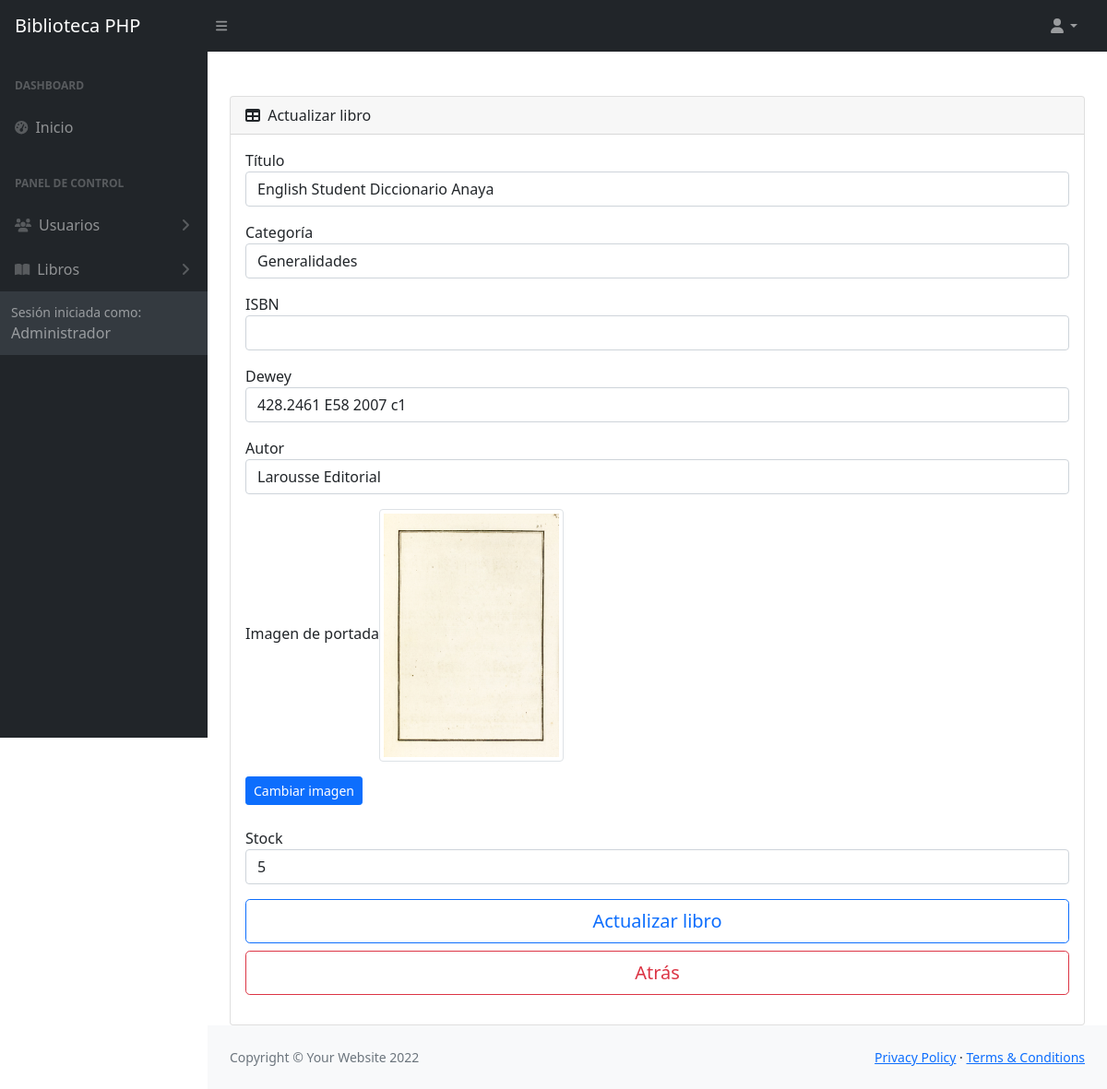
/biblioteca-src/admin/actualizar_libro.php?id_libro=1, run on the app's committed database.
### tables this page shows
CREATE TABLE `libro` (
  `id_libro` int NOT NULL,
  `titulo_libro` varchar(100) DEFAULT NULL,
  `autor_libro` varchar(45) DEFAULT NULL,
  `estado` varchar(10) DEFAULT NULL,
  `isbn` varchar(45) DEFAULT NULL,
  `dewey` varchar(45) DEFAULT NULL,
  `foto_portada` varchar(45) DEFAULT NULL,
  `stock` int DEFAULT NULL
);

### biblioteca-src/includes/functions.php (called while the page is built, shortened)
<?php
function buscar_libro_by_id($id_libro){
    include 'db.php';
    $sql_query = "SELECT * FROM libro WHERE id_libro = ?;";
    $stmt = $conn->prepare($sql_query);
    $stmt->bind_param('i', $id_libro);
    $stmt->execute();
    $result = $stmt->get_result();
    $row = $result->fetch_row();
    return $row;
}
function listar_categorias(){
    include 'db.php';
    $sql_query = "SELECT * FROM categoria;";
    $stmt = $conn->prepare($sql_query);
    $stmt->execute();
    $result = $stmt->get_result();
    $row = $result->fetch_all();
    return $row;
}

### biblioteca-src/admin/actualizar_libro.php (the view, shortened to what this page needs)
<?php
if ($_SERVER['REQUEST_METHOD'] === 'GET'){
    if (!isset($_GET['id_libro'])){
        echo "Debe seleccionar el libro";
    }
    else {
        include '../includes/functions.php';
        $categorias = listar_categorias();
        $id_libro = $_GET['id_libro'];
        $libro = buscar_libro_by_id($id_libro);
        $categoria_libro = obtener_categoria_libro($id_libro);
        include 'partes/head.php';
        echo '
<body class="sb-nav-fixed">';
        include('partes/nav.php');
        include('partes/sidebar.php');
        echo '
    <div id="layoutSidenav_content">
        <main>
            <div class="container-fluid px-4">
                <div class="card mt-4">
                    <div class="card-header">
                        <i class="fas fa-table me-1"></i>
                        Actualizar libro
                    </div>
                    <div class="card-body">
                        <form action="actualizar_libro.php" method="POST" id="formulario" enctype="multipart/form-data">
                            <input type="hidden" name="id_libro" id="id_libro" class="form-control" value="'.$id_libro.'">
                            <div class="mb-3 form-group">
                                <label for="">Título</label>
                                <input type="text" name="titulo_libro" id="tituloInput" class="form-control" value="'.$libro[1].'">
                                <div id="validez_titulo"></div>
                            </div>
                            <div class="mb-3 form-group">
                                <label for="">Categoría</label>
                                <select name="id_categoria" class="form-control" id="categoria_libroInput" required>
                                    <option value="'.$categoria_libro[0].'" disabled>'.$categoria_libro[1].'</option>';
                                foreach ($categorias as $categoria) {
                                    echo '<option value="'.$categoria[1].'">'.$categoria[2].'</option>';
                                }
                                echo '
                                </select>
                            </div>';
                            echo '
                            <div class="mb-3 form-group">
                                <label for="">ISBN</label>
                                <input type="text" name="isbn_libro" id="isbn_libroInput" class="form-control" value="'.$libro[4].'">
                                <div id="validez_isbn"></div>
                            </div>
                            <div class="mb-3 form-group">
                                <label for="">Dewey</label>
                                <input type="text" name="dewey_libro" id="dewey_libro" class="form-control" value="'.$libro[5].'">
                            </div>
                            <div class="mb-3 form-group">
                                <label for="">Autor</label>
                                <input type="text" name="autor_libro" id="autor_libro" class="form-control" value="'.$libro[2].'">
                            </div>
                            <div class="mb-3 form-group">
                                <label for="">Imagen de portada</label>';
                                if (strlen($libro[6] == 0)){
                                    echo '<img src="../static/img/libros/defecto.jpg" height="280" width="200" alt="..." class="img-thumbnail">';
                                }
                                else {
                                    echo '<img src="../static/img/libros/'.$libro[6].'" height="280" width="200" alt="..." class="img-thumbnail">';
                                }
                                echo '<input type="file" style="display:none;" name="img_libro" id="img_libroInput" accept="image/png, image/jpeg, image/jpg" class="form-control" min="1">
                            </div>
                            <button type="button" class="btn btn-sm btn-primary" id="cambiar_imagen">Cambiar imagen</button>
                            <br><br>
                            <div class="mb-3 form-group">
                                <label for="">Stock</label>
                                <input type="number" name="stock_libro" id="stock_libro" class="form-control" min="1" value="'.$libro[7].'">
                            </div>
                            <!--
                            <div class="mb-3 form-group">
                                <label for="">Estado del libro</label>
                                <select class="form-control" disabled>
                                    <option>Disponible</option>
                                    <option>No disponible</option>
                                </select>
                            </div>
                            -->
                            <button type="submit" class="w-100 btn btn-lg btn-outline-primary">Actualizar libro</button>
                            <a type="button" href="dashboard.php" name="registro" class="w-100 btn btn-lg btn-outline-danger mt-2">Atrás</a>
                        </form>
                    </div>
                </div>
            </div>
        </main>
        <footer class="py-4 bg-light mt-auto">
            <div class="container-fluid px-4">
                <div class="d-flex align-items-center justify-content-between small">
                    <div class="text-muted">Copyright &copy; Your Website 2022</div>
                    <div>
                        <a href="#">Privacy Policy</a>
                        &middot;
                        <a href="#">Terms &amp; Conditions</a>
                    </div>
                </div>
            </div>
        </footer>
    </div>
    </div>';
}
}
?>
</body>
</html>

### data on the page
libro: titulo_libro "English Student Diccionario Anaya", dewey_libro "428.2461 E58 2007 c1", autor_libro "Larousse Editorial", stock_libro "5"

### other printed values
form field id_categoria "Generalidades"
